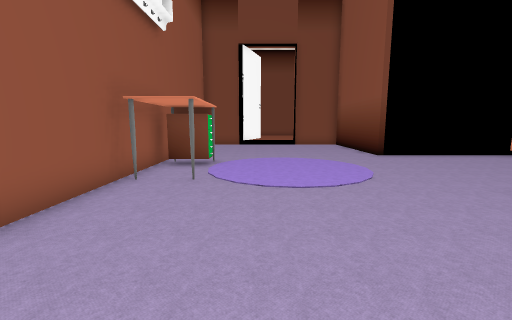
[1] (above)

17 first-person views from a walk through a 3-D level made in the Unity game engine. The camera is 1.4 m above the floor, tilts 8° down and sees 90° across. The floor is counted in squares, 1 m on a side. Each view is taken from the middle of a square. On the plan, view 1 faces up. The plan holds only what a view shows up to about 13 squares ahead; the rest is blank. The place goes on beyond the plan. The player is left out. Some surface patterns are stand-ins.

[2]
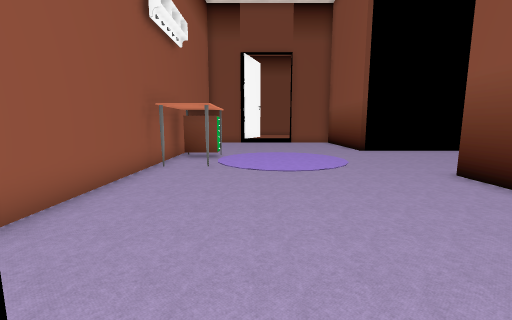

[3]
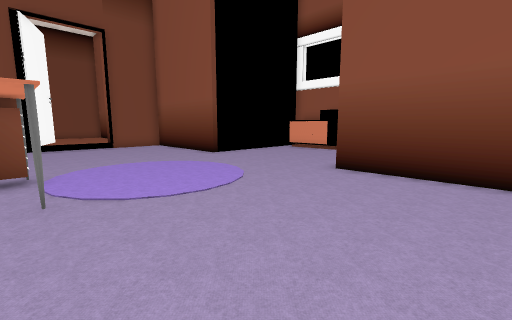

[4]
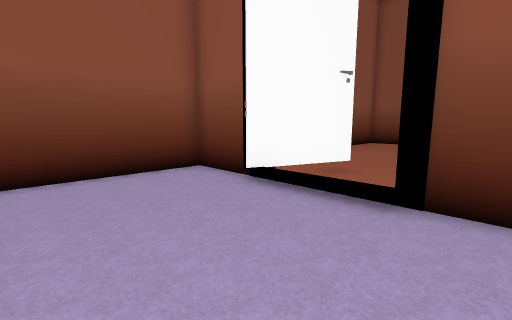

[5]
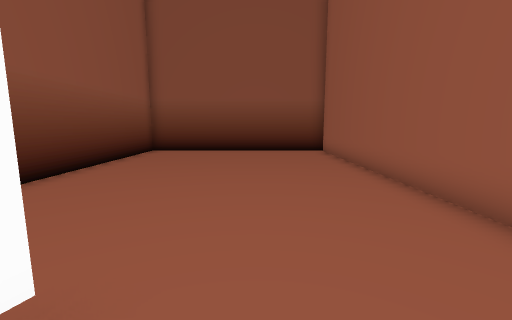

[6]
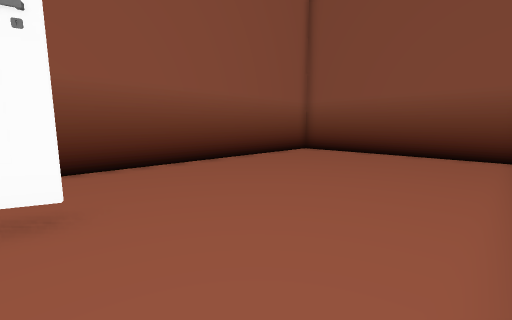

[7]
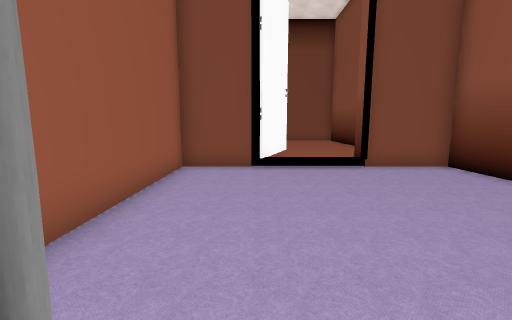

[8]
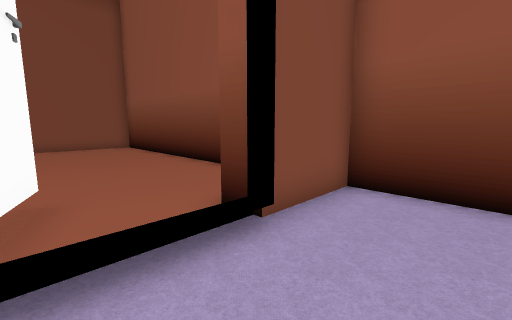

[9]
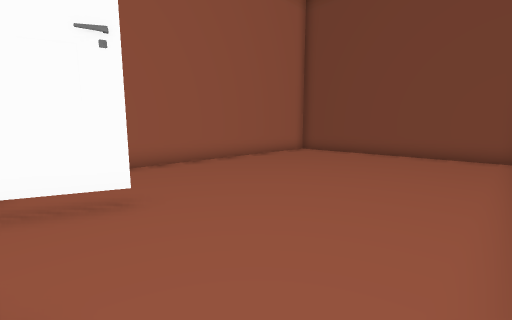

[10]
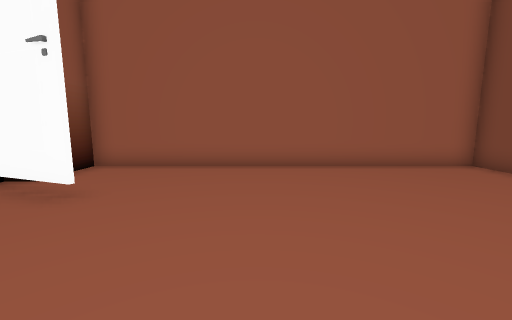

[11]
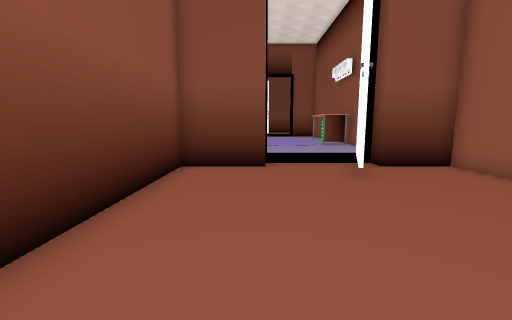

[12]
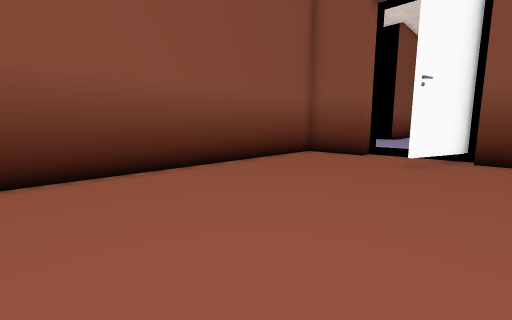

[13]
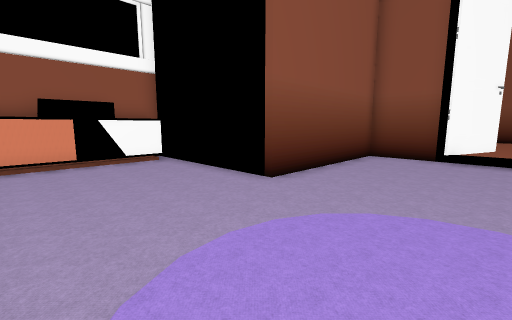

[14]
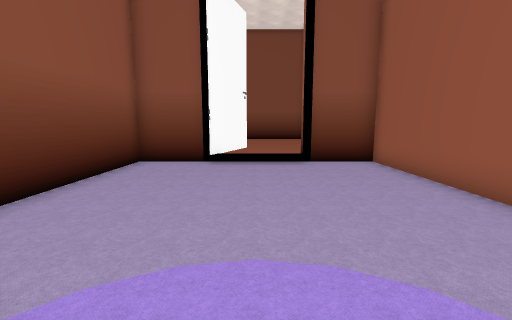

[15]
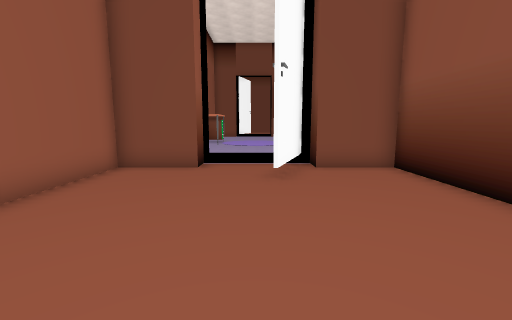

[16]
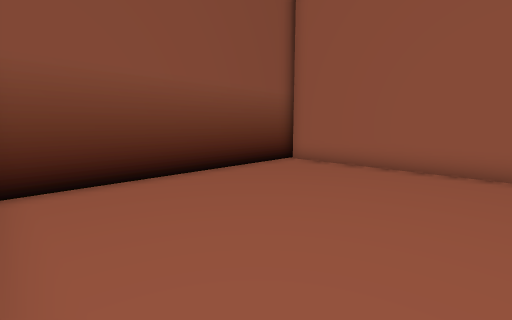

[17]
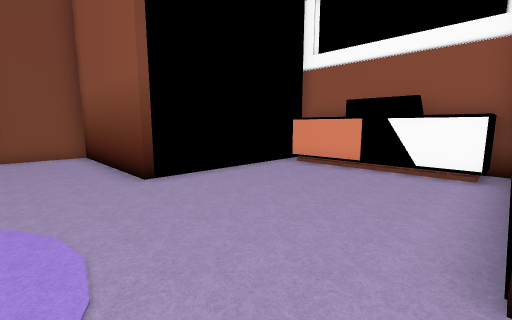

### Floor plan
Ten units are one square. View 1 is at (0, 0); x grows to the right and y downward. Boxes are objects, and circles mark ways between rooms. Rooms are numbered by the first view taken in them; rooms with no view inside come last. Other rooms are left out.
<svg viewBox="-44 -318 174 489">
<path fill="none" stroke="#000" d="M55 -114 55 -176 27 -176 27 -186 55 -186 55 -301M-15 -176 -35 -176 -35 18 -9 18M30 18 55 18 55 -49 59 -49M51 -313 -35 -313 -35 -186 -14 -186M55 161 55 28 30 28 30 18M-39 166 51 166M-9 18 -9 28 -35 28 -35 164"/>
<rect x="-35" y="-105" width="20" height="20" fill="#bbb"><title>desk</title></rect>
<rect x="-25" y="-65" width="10" height="10" fill="#bbb"><title>desk</title></rect>
<rect x="-15" y="-205" width="20" height="40" fill="#bbb"><title>other object</title></rect>
<rect x="25" y="-175" width="10" height="10" fill="#bbb"><title>other object</title></rect>
<rect x="105" y="-75" width="20" height="20" fill="#bbb"><title>other object</title></rect>
<rect x="105" y="-95" width="20" height="30" fill="#bbb"><title>other object</title></rect>
<rect x="105" y="-115" width="20" height="30" fill="#bbb"><title>other object</title></rect>
<rect x="15" y="5" width="20" height="40" fill="#bbb"><title>other object</title></rect>
<circle cx="10" cy="20" r="3" fill="#2a7"/>
<text x="20" y="-140">1</text>
<text x="10" y="100">2</text>
</svg>
Room 1 opens to room 2.

Where each view was taken, in squares from view 1:
view 1: 0 up, 0 right, facing up
view 2: 2 down, 0 right, facing up
view 3: 1 up, 2 left, facing up-right
view 4: 3 up, 2 left, facing down-right
view 5: 3 down, 0 right, facing down
view 6: 4 down, 3 left, facing down-right
view 7: 9 up, 1 left, facing up
view 8: 15 up, 0 right, facing up-right
view 9: 19 up, 5 right, facing up-left
view 10: 24 up, 5 right, facing left
view 11: 27 up, 3 right, facing down
view 12: 30 up, 2 left, facing down-right
view 13: 10 up, 1 right, facing down-right
view 14: 8 up, 1 right, facing down
view 15: 11 down, 1 right, facing up
view 16: 10 down, 5 right, facing down-left
view 17: 5 up, 3 right, facing up-right
